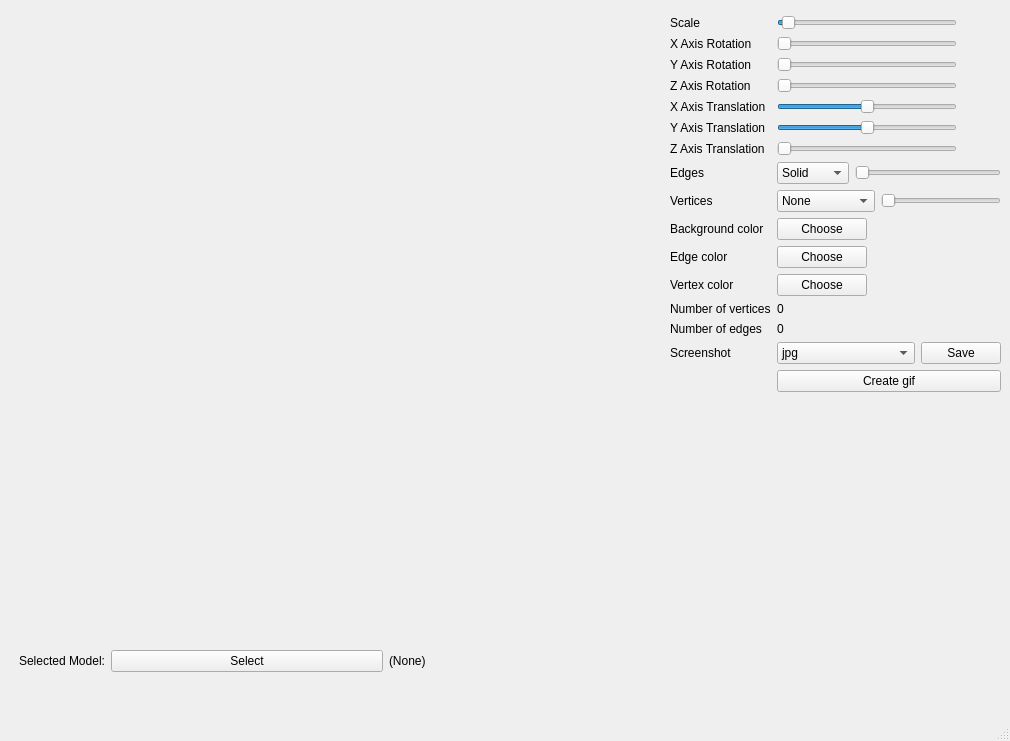
<?xml version="1.0" encoding="UTF-8"?>
<ui version="4.0">
 <class>MainWindow</class>
 <widget class="QMainWindow" name="MainWindow">
  <property name="geometry">
   <rect>
    <x>0</x>
    <y>0</y>
    <width>1010</width>
    <height>741</height>
   </rect>
  </property>
  <property name="windowTitle">
   <string>MainWindow</string>
  </property>
  <widget class="QWidget" name="centralwidget">
   <widget class="OpenGLWidget" name="glWidget" native="true">
    <property name="geometry">
     <rect>
      <x>0</x>
      <y>0</y>
      <width>620</width>
      <height>620</height>
     </rect>
    </property>
   </widget>
   <widget class="QWidget" name="formLayoutWidget">
    <property name="geometry">
     <rect>
      <x>660</x>
      <y>0</y>
      <width>351</width>
      <height>571</height>
     </rect>
    </property>
    <layout class="QFormLayout" name="formLayout">
     <property name="leftMargin">
      <number>10</number>
     </property>
     <property name="topMargin">
      <number>15</number>
     </property>
     <property name="rightMargin">
      <number>10</number>
     </property>
     <item row="0" column="0">
      <widget class="QLabel" name="label_Scale">
       <property name="styleSheet">
        <string notr="true"/>
       </property>
       <property name="text">
        <string>Scale</string>
       </property>
       <property name="alignment">
        <set>Qt::AlignLeading|Qt::AlignLeft|Qt::AlignVCenter</set>
       </property>
      </widget>
     </item>
     <item row="0" column="1">
      <widget class="QSlider" name="slider_Scale">
       <property name="enabled">
        <bool>true</bool>
       </property>
       <property name="sizePolicy">
        <sizepolicy hsizetype="Maximum" vsizetype="Fixed">
         <horstretch>0</horstretch>
         <verstretch>0</verstretch>
        </sizepolicy>
       </property>
       <property name="minimumSize">
        <size>
         <width>180</width>
         <height>0</height>
        </size>
       </property>
       <property name="minimum">
        <number>0</number>
       </property>
       <property name="maximum">
        <number>1000</number>
       </property>
       <property name="singleStep">
        <number>1</number>
       </property>
       <property name="value">
        <number>25</number>
       </property>
       <property name="orientation">
        <enum>Qt::Horizontal</enum>
       </property>
      </widget>
     </item>
     <item row="1" column="0">
      <widget class="QLabel" name="label_X_Axis_Rotation">
       <property name="styleSheet">
        <string notr="true"/>
       </property>
       <property name="text">
        <string>X Axis Rotation</string>
       </property>
       <property name="alignment">
        <set>Qt::AlignLeading|Qt::AlignLeft|Qt::AlignVCenter</set>
       </property>
      </widget>
     </item>
     <item row="1" column="1">
      <widget class="QSlider" name="slider_X_Axis_Rotation">
       <property name="enabled">
        <bool>true</bool>
       </property>
       <property name="sizePolicy">
        <sizepolicy hsizetype="Maximum" vsizetype="Fixed">
         <horstretch>0</horstretch>
         <verstretch>0</verstretch>
        </sizepolicy>
       </property>
       <property name="minimumSize">
        <size>
         <width>180</width>
         <height>0</height>
        </size>
       </property>
       <property name="minimum">
        <number>0</number>
       </property>
       <property name="maximum">
        <number>360</number>
       </property>
       <property name="singleStep">
        <number>1</number>
       </property>
       <property name="value">
        <number>0</number>
       </property>
       <property name="orientation">
        <enum>Qt::Horizontal</enum>
       </property>
      </widget>
     </item>
     <item row="2" column="0">
      <widget class="QLabel" name="label_Y_Axis_Rotation">
       <property name="styleSheet">
        <string notr="true"/>
       </property>
       <property name="text">
        <string>Y Axis Rotation</string>
       </property>
       <property name="alignment">
        <set>Qt::AlignLeading|Qt::AlignLeft|Qt::AlignVCenter</set>
       </property>
      </widget>
     </item>
     <item row="2" column="1">
      <widget class="QSlider" name="slider_Y_Axis_Rotation">
       <property name="enabled">
        <bool>true</bool>
       </property>
       <property name="sizePolicy">
        <sizepolicy hsizetype="Maximum" vsizetype="Fixed">
         <horstretch>0</horstretch>
         <verstretch>0</verstretch>
        </sizepolicy>
       </property>
       <property name="minimumSize">
        <size>
         <width>180</width>
         <height>0</height>
        </size>
       </property>
       <property name="minimum">
        <number>0</number>
       </property>
       <property name="maximum">
        <number>360</number>
       </property>
       <property name="singleStep">
        <number>1</number>
       </property>
       <property name="value">
        <number>0</number>
       </property>
       <property name="orientation">
        <enum>Qt::Horizontal</enum>
       </property>
      </widget>
     </item>
     <item row="3" column="0">
      <widget class="QLabel" name="label_Z_Axis_Rotation">
       <property name="styleSheet">
        <string notr="true"/>
       </property>
       <property name="text">
        <string>Z Axis Rotation</string>
       </property>
       <property name="alignment">
        <set>Qt::AlignLeading|Qt::AlignLeft|Qt::AlignVCenter</set>
       </property>
      </widget>
     </item>
     <item row="3" column="1">
      <widget class="QSlider" name="slider_Z_Axis_Rotation">
       <property name="enabled">
        <bool>true</bool>
       </property>
       <property name="sizePolicy">
        <sizepolicy hsizetype="Maximum" vsizetype="Fixed">
         <horstretch>0</horstretch>
         <verstretch>0</verstretch>
        </sizepolicy>
       </property>
       <property name="minimumSize">
        <size>
         <width>180</width>
         <height>0</height>
        </size>
       </property>
       <property name="minimum">
        <number>0</number>
       </property>
       <property name="maximum">
        <number>360</number>
       </property>
       <property name="singleStep">
        <number>1</number>
       </property>
       <property name="value">
        <number>0</number>
       </property>
       <property name="orientation">
        <enum>Qt::Horizontal</enum>
       </property>
      </widget>
     </item>
     <item row="4" column="0">
      <widget class="QLabel" name="label_X_Axis_Translation">
       <property name="styleSheet">
        <string notr="true"/>
       </property>
       <property name="text">
        <string>X Axis Translation</string>
       </property>
       <property name="alignment">
        <set>Qt::AlignLeading|Qt::AlignLeft|Qt::AlignVCenter</set>
       </property>
      </widget>
     </item>
     <item row="4" column="1">
      <widget class="QSlider" name="slider_X_Axis_Translation">
       <property name="enabled">
        <bool>true</bool>
       </property>
       <property name="sizePolicy">
        <sizepolicy hsizetype="Maximum" vsizetype="Fixed">
         <horstretch>0</horstretch>
         <verstretch>0</verstretch>
        </sizepolicy>
       </property>
       <property name="minimumSize">
        <size>
         <width>180</width>
         <height>0</height>
        </size>
       </property>
       <property name="minimum">
        <number>0</number>
       </property>
       <property name="maximum">
        <number>1000</number>
       </property>
       <property name="singleStep">
        <number>1</number>
       </property>
       <property name="value">
        <number>500</number>
       </property>
       <property name="orientation">
        <enum>Qt::Horizontal</enum>
       </property>
      </widget>
     </item>
     <item row="5" column="0">
      <widget class="QLabel" name="label_Y_Axis_Translation">
       <property name="styleSheet">
        <string notr="true"/>
       </property>
       <property name="text">
        <string>Y Axis Translation</string>
       </property>
       <property name="alignment">
        <set>Qt::AlignLeading|Qt::AlignLeft|Qt::AlignVCenter</set>
       </property>
      </widget>
     </item>
     <item row="5" column="1">
      <widget class="QSlider" name="slider_Y_Axis_Translation">
       <property name="enabled">
        <bool>true</bool>
       </property>
       <property name="sizePolicy">
        <sizepolicy hsizetype="Maximum" vsizetype="Fixed">
         <horstretch>0</horstretch>
         <verstretch>0</verstretch>
        </sizepolicy>
       </property>
       <property name="minimumSize">
        <size>
         <width>180</width>
         <height>0</height>
        </size>
       </property>
       <property name="minimum">
        <number>0</number>
       </property>
       <property name="maximum">
        <number>1000</number>
       </property>
       <property name="singleStep">
        <number>1</number>
       </property>
       <property name="value">
        <number>500</number>
       </property>
       <property name="orientation">
        <enum>Qt::Horizontal</enum>
       </property>
      </widget>
     </item>
     <item row="6" column="0">
      <widget class="QLabel" name="label_Z_Axis_Translation">
       <property name="styleSheet">
        <string notr="true"/>
       </property>
       <property name="text">
        <string>Z Axis Translation</string>
       </property>
       <property name="alignment">
        <set>Qt::AlignLeading|Qt::AlignLeft|Qt::AlignVCenter</set>
       </property>
      </widget>
     </item>
     <item row="6" column="1">
      <widget class="QSlider" name="slider_Z_Axis_Translation">
       <property name="enabled">
        <bool>true</bool>
       </property>
       <property name="sizePolicy">
        <sizepolicy hsizetype="Maximum" vsizetype="Fixed">
         <horstretch>0</horstretch>
         <verstretch>0</verstretch>
        </sizepolicy>
       </property>
       <property name="minimumSize">
        <size>
         <width>180</width>
         <height>0</height>
        </size>
       </property>
       <property name="minimum">
        <number>1</number>
       </property>
       <property name="maximum">
        <number>1000</number>
       </property>
       <property name="singleStep">
        <number>1</number>
       </property>
       <property name="value">
        <number>1</number>
       </property>
       <property name="orientation">
        <enum>Qt::Horizontal</enum>
       </property>
      </widget>
     </item>
     <item row="7" column="0">
      <widget class="QLabel" name="label_Edges">
       <property name="text">
        <string>Edges</string>
       </property>
      </widget>
     </item>
     <item row="7" column="1">
      <layout class="QHBoxLayout" name="horizontalLayout_2">
       <item>
        <widget class="QComboBox" name="combo_Edge_Type">
         <property name="sizePolicy">
          <sizepolicy hsizetype="Preferred" vsizetype="Fixed">
           <horstretch>0</horstretch>
           <verstretch>0</verstretch>
          </sizepolicy>
         </property>
         <property name="minimumSize">
          <size>
           <width>0</width>
           <height>0</height>
          </size>
         </property>
         <item>
          <property name="text">
           <string>Solid</string>
          </property>
         </item>
         <item>
          <property name="text">
           <string>Dashed</string>
          </property>
         </item>
        </widget>
       </item>
       <item>
        <widget class="QSlider" name="slider_Edge_Thickness">
         <property name="enabled">
          <bool>true</bool>
         </property>
         <property name="minimum">
          <number>1</number>
         </property>
         <property name="maximum">
          <number>30</number>
         </property>
         <property name="orientation">
          <enum>Qt::Horizontal</enum>
         </property>
        </widget>
       </item>
      </layout>
     </item>
     <item row="8" column="0">
      <widget class="QLabel" name="label_Vertices">
       <property name="text">
        <string>Vertices</string>
       </property>
      </widget>
     </item>
     <item row="8" column="1">
      <layout class="QHBoxLayout" name="horizontalLayout">
       <item>
        <widget class="QComboBox" name="combo_Vertex_Type">
         <property name="sizePolicy">
          <sizepolicy hsizetype="Fixed" vsizetype="Fixed">
           <horstretch>0</horstretch>
           <verstretch>0</verstretch>
          </sizepolicy>
         </property>
         <property name="minimumSize">
          <size>
           <width>98</width>
           <height>0</height>
          </size>
         </property>
         <item>
          <property name="text">
           <string>None</string>
          </property>
         </item>
         <item>
          <property name="text">
           <string>Square</string>
          </property>
         </item>
         <item>
          <property name="text">
           <string>Circle</string>
          </property>
         </item>
        </widget>
       </item>
       <item>
        <widget class="QSlider" name="slider_Vertex_Size">
         <property name="enabled">
          <bool>false</bool>
         </property>
         <property name="minimum">
          <number>1</number>
         </property>
         <property name="maximum">
          <number>30</number>
         </property>
         <property name="orientation">
          <enum>Qt::Horizontal</enum>
         </property>
        </widget>
       </item>
      </layout>
     </item>
     <item row="9" column="0">
      <widget class="QLabel" name="label_BackgroundColor">
       <property name="text">
        <string>Background color</string>
       </property>
      </widget>
     </item>
     <item row="9" column="1">
      <widget class="QPushButton" name="btn_ChooseBackgorundColor">
       <property name="maximumSize">
        <size>
         <width>90</width>
         <height>16777215</height>
        </size>
       </property>
       <property name="text">
        <string>Choose</string>
       </property>
      </widget>
     </item>
     <item row="10" column="0">
      <widget class="QLabel" name="label_EdgeColor">
       <property name="text">
        <string>Edge color</string>
       </property>
      </widget>
     </item>
     <item row="10" column="1">
      <widget class="QPushButton" name="btn_ChooseEdgeColor">
       <property name="maximumSize">
        <size>
         <width>90</width>
         <height>16777215</height>
        </size>
       </property>
       <property name="text">
        <string>Choose</string>
       </property>
      </widget>
     </item>
     <item row="11" column="0">
      <widget class="QLabel" name="label_VertexColor">
       <property name="text">
        <string>Vertex color</string>
       </property>
      </widget>
     </item>
     <item row="11" column="1">
      <widget class="QPushButton" name="btn_ChooseVertexColor">
       <property name="maximumSize">
        <size>
         <width>90</width>
         <height>16777215</height>
        </size>
       </property>
       <property name="text">
        <string>Choose</string>
       </property>
      </widget>
     </item>
     <item row="12" column="0">
      <widget class="QLabel" name="label_Number_of_Vertices">
       <property name="text">
        <string>Number of vertices</string>
       </property>
      </widget>
     </item>
     <item row="12" column="1">
      <widget class="QLabel" name="display_Number_of_Vertices">
       <property name="text">
        <string>0</string>
       </property>
      </widget>
     </item>
     <item row="13" column="0">
      <widget class="QLabel" name="label_Number_of_Edges">
       <property name="text">
        <string>Number of edges</string>
       </property>
      </widget>
     </item>
     <item row="13" column="1">
      <widget class="QLabel" name="display_Number_of_Edges">
       <property name="text">
        <string>0</string>
       </property>
      </widget>
     </item>
     <item row="14" column="0">
      <widget class="QLabel" name="label">
       <property name="text">
        <string>Screenshot</string>
       </property>
      </widget>
     </item>
     <item row="14" column="1">
      <layout class="QHBoxLayout" name="horizontalLayout_3">
       <item>
        <widget class="QComboBox" name="combo_File_Ext">
         <item>
          <property name="text">
           <string>jpg</string>
          </property>
         </item>
         <item>
          <property name="text">
           <string>bmp</string>
          </property>
         </item>
        </widget>
       </item>
       <item>
        <widget class="QPushButton" name="btn_Take_Screenshot">
         <property name="sizePolicy">
          <sizepolicy hsizetype="Fixed" vsizetype="Fixed">
           <horstretch>0</horstretch>
           <verstretch>0</verstretch>
          </sizepolicy>
         </property>
         <property name="minimumSize">
          <size>
           <width>80</width>
           <height>0</height>
          </size>
         </property>
         <property name="autoFillBackground">
          <bool>false</bool>
         </property>
         <property name="text">
          <string>Save</string>
         </property>
        </widget>
       </item>
      </layout>
     </item>
     <item row="15" column="1">
      <widget class="QPushButton" name="btn_Create_Gif">
       <property name="text">
        <string>Create gif</string>
       </property>
      </widget>
     </item>
    </layout>
   </widget>
   <widget class="QWidget" name="formLayoutWidget_2">
    <property name="geometry">
     <rect>
      <x>-1</x>
      <y>630</y>
      <width>661</width>
      <height>61</height>
     </rect>
    </property>
    <layout class="QFormLayout" name="formLayout_2">
     <property name="formAlignment">
      <set>Qt::AlignLeading|Qt::AlignLeft|Qt::AlignVCenter</set>
     </property>
     <property name="leftMargin">
      <number>20</number>
     </property>
     <item row="0" column="0">
      <widget class="QLabel" name="label_Selected_Model">
       <property name="text">
        <string>Selected Model:</string>
       </property>
      </widget>
     </item>
     <item row="0" column="1">
      <layout class="QHBoxLayout" name="horizontalLayout_4">
       <item>
        <widget class="QPushButton" name="pushButton">
         <property name="text">
          <string>Select</string>
         </property>
        </widget>
       </item>
       <item>
        <widget class="QLabel" name="display_Selected_Model">
         <property name="text">
          <string>(None)</string>
         </property>
        </widget>
       </item>
      </layout>
     </item>
    </layout>
   </widget>
  </widget>
  <widget class="QMenuBar" name="menubar">
   <property name="geometry">
    <rect>
     <x>0</x>
     <y>0</y>
     <width>1010</width>
     <height>24</height>
    </rect>
   </property>
  </widget>
  <widget class="QStatusBar" name="statusbar"/>
 </widget>
 <customwidgets>
  <customwidget>
   <class>OpenGLWidget</class>
   <extends>QWidget</extends>
   <header location="global">openglwidget.h</header>
   <container>1</container>
  </customwidget>
 </customwidgets>
 <resources/>
 <connections/>
</ui>
